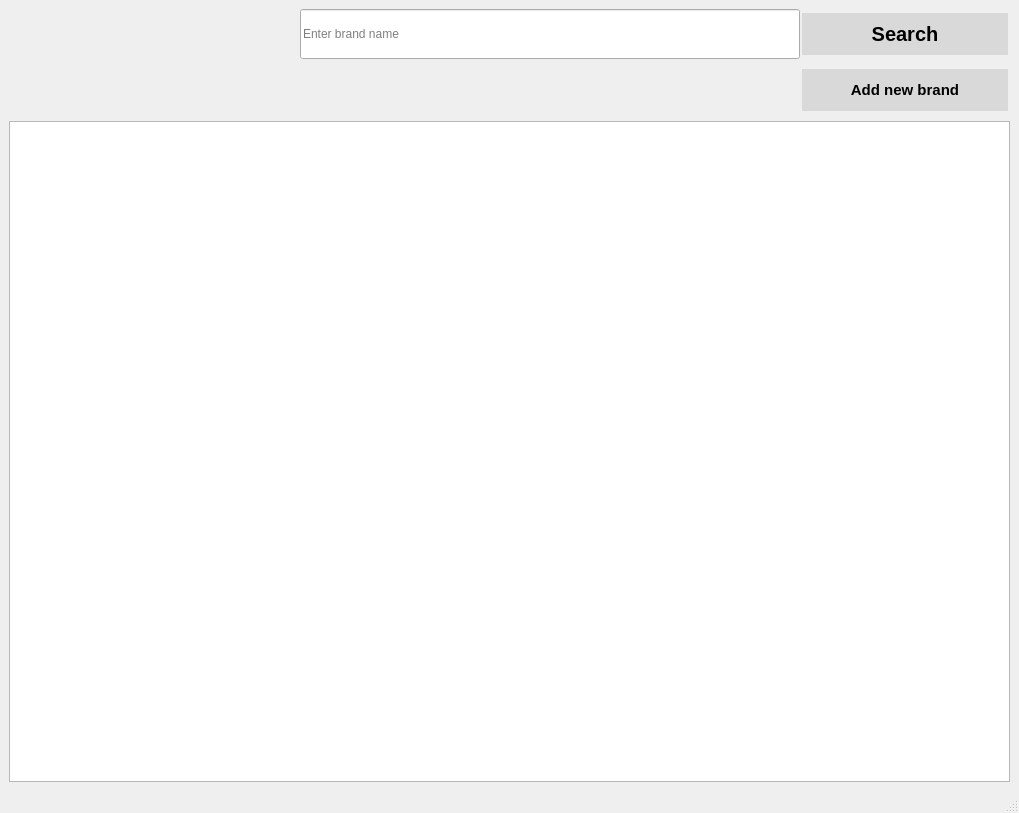
<?xml version="1.0" encoding="UTF-8"?>
<ui version="4.0">
 <class>brands_manager</class>
 <widget class="QMainWindow" name="brands_manager">
  <property name="geometry">
   <rect>
    <x>0</x>
    <y>0</y>
    <width>1019</width>
    <height>813</height>
   </rect>
  </property>
  <property name="windowTitle">
   <string>MainWindow</string>
  </property>
  <property name="styleSheet">
   <string notr="true">QPushButton{
  background-color: #D9D9D9;
  border: none;
  color: black;
  text-align: center;
  text-decoration: none;
  margin: 4px 2px;
}</string>
  </property>
  <widget class="QWidget" name="centralwidget">
   <layout class="QVBoxLayout" name="verticalLayout">
    <item>
     <layout class="QHBoxLayout" name="horizontalLayout">
      <property name="spacing">
       <number>0</number>
      </property>
      <item>
       <spacer name="horizontalSpacer_2">
        <property name="orientation">
         <enum>Qt::Horizontal</enum>
        </property>
        <property name="sizeType">
         <enum>QSizePolicy::Expanding</enum>
        </property>
        <property name="sizeHint" stdset="0">
         <size>
          <width>250</width>
          <height>20</height>
         </size>
        </property>
       </spacer>
      </item>
      <item>
       <widget class="QLineEdit" name="name_line_edit">
        <property name="sizePolicy">
         <sizepolicy hsizetype="Preferred" vsizetype="Preferred">
          <horstretch>0</horstretch>
          <verstretch>0</verstretch>
         </sizepolicy>
        </property>
        <property name="minimumSize">
         <size>
          <width>500</width>
          <height>50</height>
         </size>
        </property>
        <property name="maximumSize">
         <size>
          <width>16777215</width>
          <height>50</height>
         </size>
        </property>
        <property name="toolTip">
         <string>Enter brand name</string>
        </property>
        <property name="placeholderText">
         <string>Enter brand name</string>
        </property>
       </widget>
      </item>
      <item>
       <widget class="QPushButton" name="search_btn">
        <property name="sizePolicy">
         <sizepolicy hsizetype="Expanding" vsizetype="Preferred">
          <horstretch>0</horstretch>
          <verstretch>0</verstretch>
         </sizepolicy>
        </property>
        <property name="minimumSize">
         <size>
          <width>100</width>
          <height>50</height>
         </size>
        </property>
        <property name="maximumSize">
         <size>
          <width>210</width>
          <height>50</height>
         </size>
        </property>
        <property name="font">
         <font>
          <pointsize>15</pointsize>
          <weight>75</weight>
          <italic>false</italic>
          <bold>true</bold>
          <underline>false</underline>
          <strikeout>false</strikeout>
         </font>
        </property>
        <property name="text">
         <string>Search</string>
        </property>
       </widget>
      </item>
     </layout>
    </item>
    <item>
     <layout class="QHBoxLayout" name="horizontalLayout_4">
      <property name="spacing">
       <number>0</number>
      </property>
      <item>
       <spacer name="horizontalSpacer">
        <property name="orientation">
         <enum>Qt::Horizontal</enum>
        </property>
        <property name="sizeType">
         <enum>QSizePolicy::Expanding</enum>
        </property>
        <property name="sizeHint" stdset="0">
         <size>
          <width>100</width>
          <height>20</height>
         </size>
        </property>
       </spacer>
      </item>
      <item>
       <widget class="QPushButton" name="create_btn">
        <property name="sizePolicy">
         <sizepolicy hsizetype="Expanding" vsizetype="Preferred">
          <horstretch>0</horstretch>
          <verstretch>0</verstretch>
         </sizepolicy>
        </property>
        <property name="minimumSize">
         <size>
          <width>100</width>
          <height>50</height>
         </size>
        </property>
        <property name="maximumSize">
         <size>
          <width>210</width>
          <height>50</height>
         </size>
        </property>
        <property name="font">
         <font>
          <pointsize>11</pointsize>
          <weight>75</weight>
          <bold>true</bold>
          <underline>false</underline>
          <strikeout>false</strikeout>
         </font>
        </property>
        <property name="text">
         <string>Add new brand</string>
        </property>
       </widget>
      </item>
     </layout>
    </item>
    <item>
     <widget class="QTableView" name="brand_table_view">
      <property name="sizePolicy">
       <sizepolicy hsizetype="Expanding" vsizetype="Expanding">
        <horstretch>0</horstretch>
        <verstretch>0</verstretch>
       </sizepolicy>
      </property>
     </widget>
    </item>
   </layout>
  </widget>
  <widget class="QMenuBar" name="menubar">
   <property name="geometry">
    <rect>
     <x>0</x>
     <y>0</y>
     <width>1019</width>
     <height>20</height>
    </rect>
   </property>
  </widget>
  <widget class="QStatusBar" name="statusbar"/>
 </widget>
 <resources>
  <include location="../resources.qrc"/>
 </resources>
 <connections/>
</ui>
